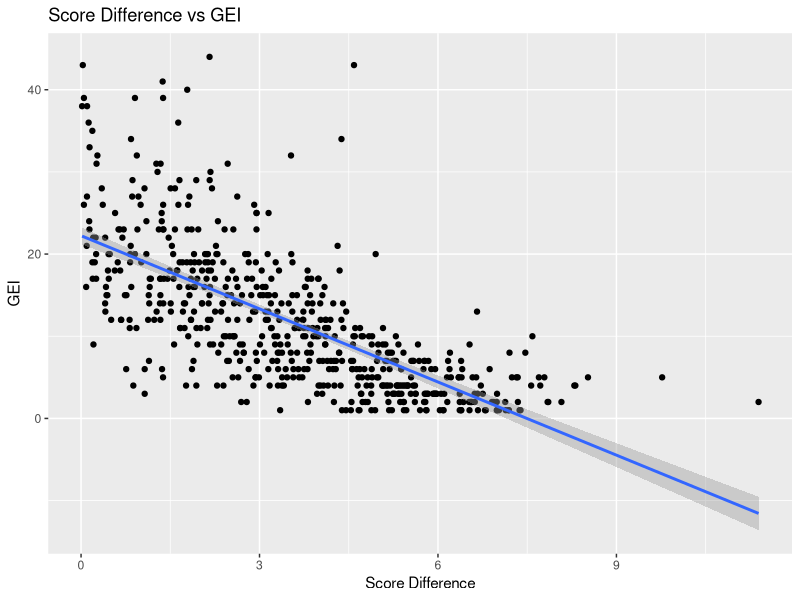
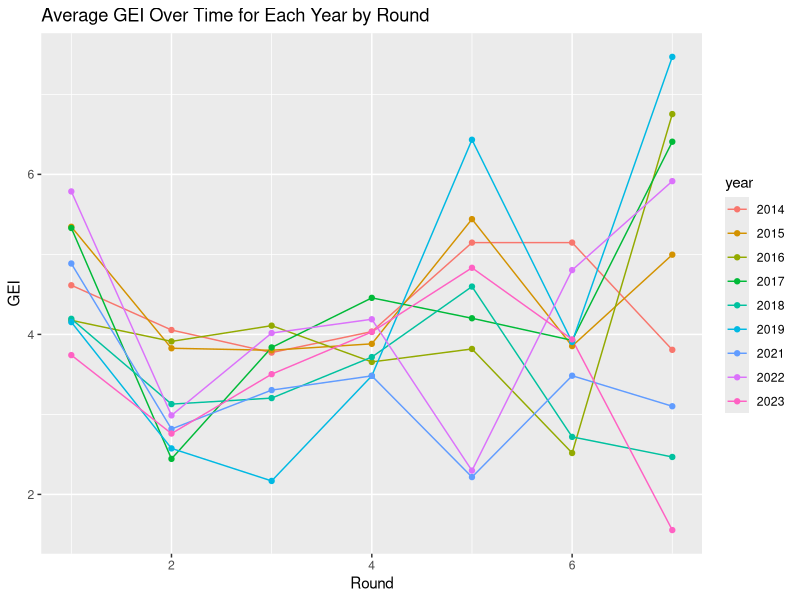
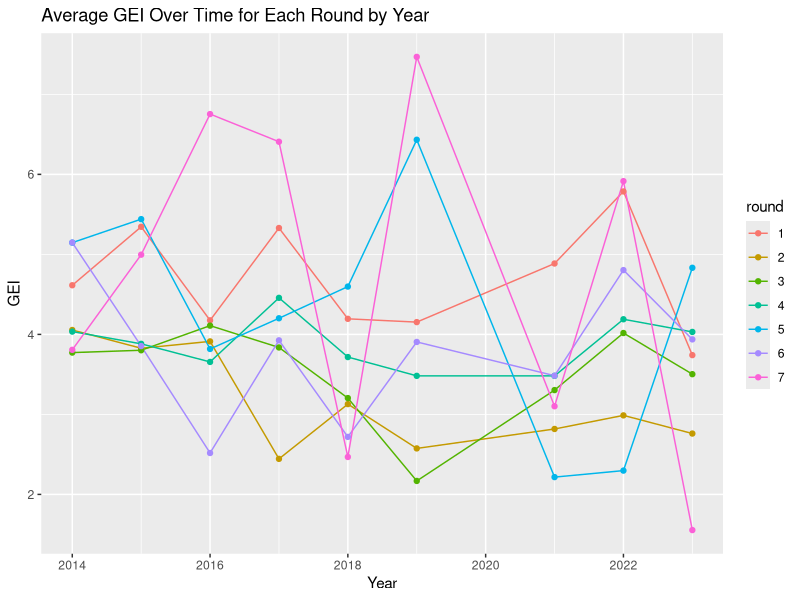
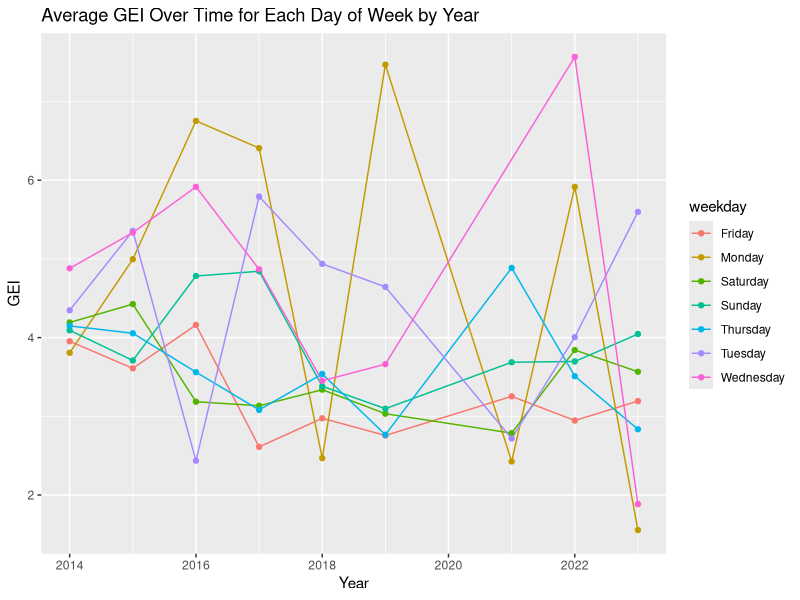
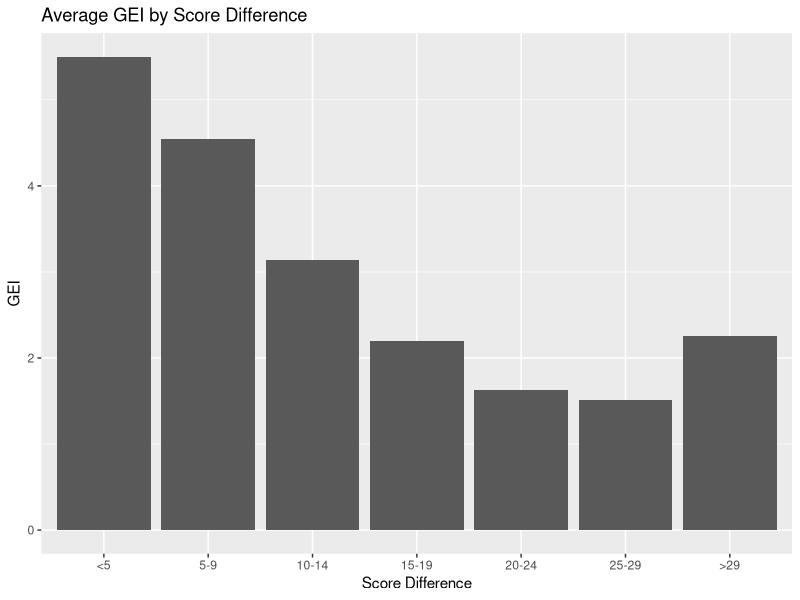
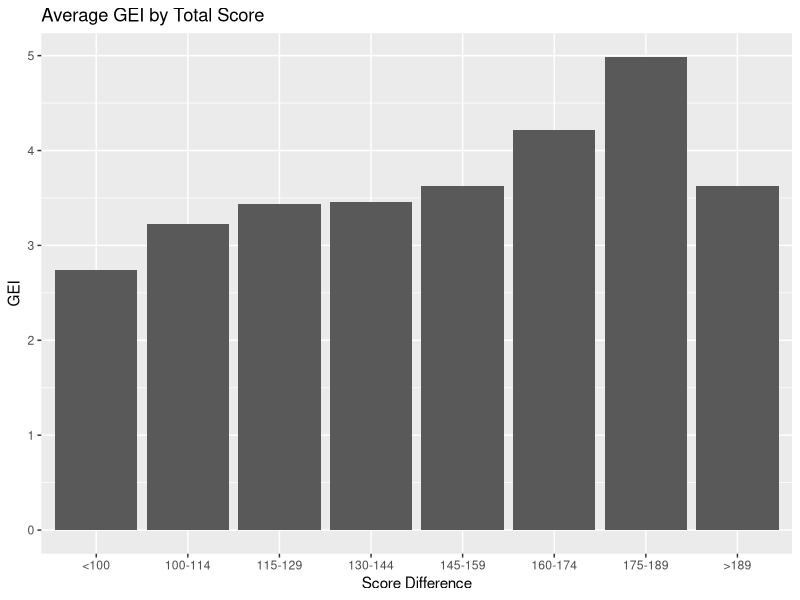

These figures' R source, in order:
## ---- chunk 1
library(tidyverse)
library(lubridate)
library(psych)
## ---- chunk 2
data <- read.csv("NCAA_Tournaments14_23_V2.csv")

data <- na.omit(data)

data <- data %>%
  filter(ref_crew != "")


# separate refs
refs <- data.frame(do.call('rbind', strsplit(as.character(data$ref_crew),'/',fixed=TRUE)))

colnames(refs) =  c('ref1', 'ref2', 'ref3')


# add fields
data_1 <- cbind(data, refs) %>% 
  mutate(date = mdy(date)) %>%
  mutate(abs_score_delta = abs(team_score - opp_score),
         weekday = weekdays(date),
         year = format(as.Date(date, format="%d/%m/%Y"),"%Y"),
         round = as.character(round),
         round_int = as.integer(round),
         year_int = as.integer(year)) %>%
  mutate(tot_score_range = case_when(
    tot_score < 100 ~ "<100",
    tot_score >= 100 & tot_score < 114 ~ "100-114",
    tot_score >= 115 & tot_score < 129 ~ "115-129",
    tot_score >= 130 & tot_score < 144 ~ "130-144",
    tot_score >= 145 & tot_score < 169 ~ "145-159",
    tot_score >= 170 & tot_score < 184 ~ "160-174",
    tot_score >= 185 & tot_score < 199 ~ "175-189",
    .default = ">189"
  ),
  abs_score_delta_range = case_when(
    abs_score_delta < 5 ~ "<5",
    abs_score_delta >= 5 & abs_score_delta < 9 ~ "5-9",
    abs_score_delta >= 10 & abs_score_delta < 14 ~ "10-14",
    abs_score_delta >= 15 & abs_score_delta < 19 ~ "15-19",
    abs_score_delta >= 20 & abs_score_delta < 24 ~ "20-24",
    abs_score_delta >= 25 & abs_score_delta < 29 ~ "25-29",
    .default = ">29"
  ))

# just numeric values
num_vars <- data_1 %>%
  select(gei, threes, fouls, round, tot_score, abs_score_delta)
## ---- chunk 3
# correlation matrix
pairs.panels

# scatterplot
ggplot(data_1, aes(x=gei, y=abs_score_delta)) + 
  geom_point() +
  geom_smooth(method = "lm") +
  labs(
    title = "Score Difference vs GEI",
    y = "GEI", 
    x = "Score Difference"
  )
## ---- chunk 4

# round
data_1 %>%
  group_by(round, round_int, year, year_int) %>%
  summarise(avg_gei = mean(gei)) %>%
  ggplot(aes(x=round_int, y=avg_gei, color=year)) +
    geom_line() +
    geom_point() +
    labs(
      title = "Average GEI Over Time for Each Year by Round",
      y = "GEI", 
      x = "Round"
    )
    
# year
data_1 %>%
  group_by(round, round_int, year, year_int) %>%
  summarise(avg_gei = mean(gei)) %>%
  ggplot(aes(x=year_int, y=avg_gei, color=round)) +
  geom_line() +
  geom_point() +
  labs(
    title = "Average GEI Over Time for Each Round by Year",
    y = "GEI", 
    x = "Year"
  )

# day of week
data_1 %>%
  group_by(weekday, year, year_int) %>%
  summarise(avg_gei = mean(gei)) %>%
  ggplot(aes(x=year_int, y=avg_gei, color=weekday)) +
  geom_line() +
  geom_point() +
  labs(
    title = "Average GEI Over Time for Each Day of Week by Year",
    y = "GEI", 
    x = "Year"
  )
## ---- chunk 5
data_1 %>%
  group_by(year, weekday) %>%
  summarise(avg_gei = mean(gei)) %>%
  arrange(desc(avg_gei))

data_1 %>%
  group_by(year, round) %>%
  summarise(avg_gei = mean(gei)) %>%
  arrange(desc(avg_gei))

data_1 %>%
  group_by(year, arena) %>%
  summarise(avg_gei = mean(gei)) %>%
  arrange(desc(avg_gei))

data_1 %>%
  group_by(round) %>%
  summarise(avg_gei = mean(gei)) %>%
  arrange(desc(avg_gei))

data_1 %>%
  group_by(year) %>%
  summarise(avg_gei = mean(gei)) %>%
  arrange(desc(avg_gei))

data_1 %>%
  group_by(weekday) %>%
  summarise(avg_gei = mean(gei)) %>%
  arrange(desc(avg_gei))

data_1 %>%
  group_by(arena) %>%
  summarise(avg_gei = mean(gei)) %>%
  arrange(desc(avg_gei))
## ---- chunk 6
# score diff
data_1 %>%
  group_by(abs_score_delta_range) %>%
  summarise(avg_gei = mean(gei)) %>%
  ggplot(aes(x=factor(abs_score_delta_range, levels=c('<5', '5-9', '10-14', '15-19', '20-24', '25-29', '>29')), 
                      y=avg_gei)) + geom_bar(stat = "identity") +
    labs(
    title = "Average GEI by Score Difference",
    y = "GEI", 
    x = "Score Difference"
  )
  
# total score
data_1 %>%
  group_by(tot_score_range) %>%
  summarise(avg_gei = mean(gei)) %>%
  ggplot(aes(x=factor(tot_score_range, levels=c('<100', '100-114', '115-129', '130-144', '145-159', '160-174', '175-189', '>189')), y=avg_gei)) + geom_bar(stat = "identity") +
    labs(
    title = "Average GEI by Total Score",
    y = "GEI", 
    x = "Score Difference"
  )

## ---- chunk 7
# all variables
fit_all <- lm(gei ~ threes + fouls + abs_score_delta + tot_score + as.factor(round) + 
                as.factor(weekday) + as.factor(year), data_1)
summary(fit_all)
## ---- chunk 8
# just numeric variables
fit_num <- lm(gei ~ ., num_vars)

summary(fit_num)
## ---- chunk 9
year_fitted_models <- data_1 %>%
  group_by(year) %>%
  do(model = lm(gei ~ threes + fouls + abs_score_delta + tot_score + as.factor(round), data = .))
## ---- chunk 10
# function to get coefficients
extract_coefficients <- function(year_fitted_models) {
  coefficients <- sapply(year_fitted_models, `[`, 1)  # Modify this line to extract the desired coefficient(s)
  return(coefficients)
}
## ---- chunk 11
coefficients_by_year <- tapply(year_fitted_models$model, year_fitted_models$year, extract_coefficients)

coefficents_df <- data.frame(t(data.frame(coefficients_by_year)))

coefficents_df <- tibble::rownames_to_column(coefficents_df, "year")

coefficents_df <- coefficents_df %>% 
  mutate(across(c('year'), substr, 2, nchar(year)))
